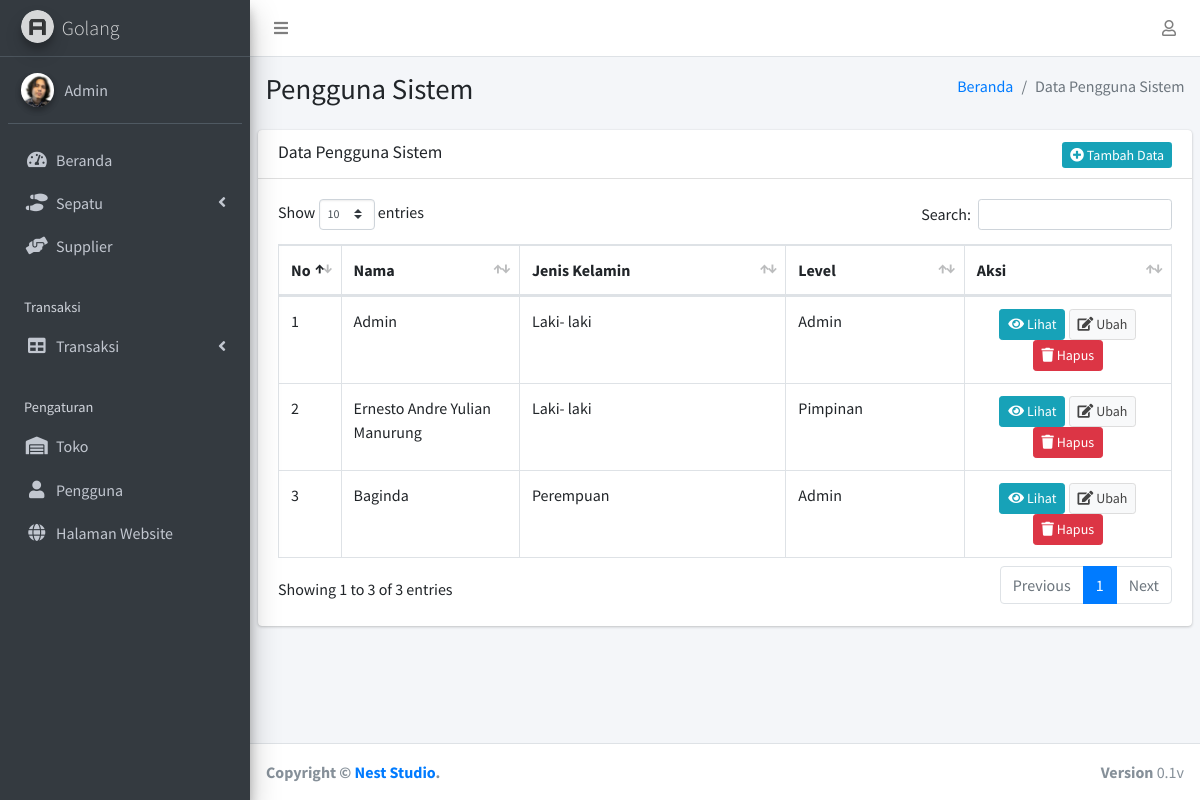
The page /admin/?halaman=pengguna (signed in) on the database its author committed.
### tables this page shows
CREATE TABLE `tb_profil_perusahaan` (
  `id_profil` int(11) NOT NULL,
  `nama` varchar(30) NOT NULL,
  `slogan` varchar(30) NOT NULL,
  `alamat` text NOT NULL,
  `no_hp` varchar(13) NOT NULL,
  `email` varchar(40) NOT NULL,
  `detail` text NOT NULL,
  `logo` varchar(100) NOT NULL
);

CREATE TABLE `tb_pengguna` (
  `id_pengguna` int(11) NOT NULL,
  `nama` varchar(30) NOT NULL,
  `jk` enum('L','P') NOT NULL,
  `tgl_lahir` date NOT NULL,
  `alamat` text DEFAULT NULL,
  `email` varchar(40) NOT NULL,
  `no_hp` varchar(13) NOT NULL,
  `foto` varchar(100) DEFAULT NULL,
  `nama_akun` varchar(30) NOT NULL,
  `kata_sandi` varchar(30) NOT NULL,
  `level` enum('Admin','Petugas','Pimpinan','Pelatih') NOT NULL
);

### admin/model/perusahaan/perusahaan_profil.php (called while the page is built)
<?php
    $sql = mysqli_query ($koneksi, "select* from tb_profil_perusahaan");
    $result = $sql->fetch_assoc();
?>

### admin/view/pengguna/pengguna_data.php (the view, shortened to what this page needs)
<div class="content-wrapper">
    <section class="content-header">
      <div class="container-fluid">
        <div class="row mb-2">
          <div class="col-sm-6">
            <h1>Pengguna Sistem</h1>
          </div>
          <div class="col-sm-6">
            <ol class="breadcrumb float-sm-right">
              <li class="breadcrumb-item"><a href="./">Beranda</a></li>
              <li class="breadcrumb-item active">Data Pengguna Sistem</li>
            </ol>
          </div>
        </div>
    </section>
    <section class="content">
      <div class="row">
        <div class="col-12">
          <div class="card">
            <div class="card-header">
              <h3 class="card-title">Data Pengguna Sistem</h3>
              <div class="float-right">
              <a href="?halaman=pengguna&aksi=tambah" class="btn-sm btn-info"><i class="fas  fa-plus-circle"></i>  Tambah Data</a>
              </div>
            </div>
            <div class="card-body">
              <table id="example2" class="table table-bordered table-hover">
                <thead>
                <tr>
                  <th style="width: 10%">No</th>
                  <th style="width: 80%">Nama</th>
                  <th style="width: 80%">Jenis Kelamin</th>
                  <th style="width: 80%">Level</th>
                  <th style="width: 20%">Aksi</th>
                </tr>
                </thead>
                <tbody>
                <tr>
                <?php
                $no=1;
                $sql = mysqli_query ($koneksi, "SELECT * from tb_pengguna");
                while ($result = $sql->fetch_assoc()) {
                ?>
                  <td width="5%"><?php echo $no++; ?></td>
                  <td width="20%"><?php echo $result['nama']; ?></td>
                  <td width="25 %">
                    <?php if($result['jk']== 'L'){ echo 'Laki- laki';} else{ echo 'Perempuan';} ?>
                  </td>
                  <td width="20%"><?php echo $result['level']; ?></td>
                  <td class="text-center">
                      <div class="btn-group-justified btn-group-sm">
                        <button id="select" class="btn btn-info" data-toggle="modal" data-target="#modal-item"
                        data-id="<?php echo $result['id_pengguna']; ?>"
                        data-nama="<?php echo $result['nama']; ?>"
                        data-jk="<?php echo $result['jk']; ?>"
                        data-tgl="<?php echo $result['tgl_lahir']; ?>"
                        data-alamat="<?php echo $result['alamat']; ?>"
                        data-email="<?php echo $result['email']; ?>"
                        data-hp="<?php echo $result['no_hp']; ?>"
                        data-akun="<?php echo $result['nama_akun']; ?>"
                        data-level="<?php echo $result['level']; ?>"
                        data-foto="<?php echo $result['foto']; ?>"
                        ><i class="fas fa-eye"></i> Lihat</button>
                        <a href="?halaman=pengguna&aksi=edit&id=<?php echo $result ['id_pengguna']; ?>" class="btn btn-default"><i class="fas fa-edit"></i> Ubah</a>
                        <button onClick="ShowModal(this)"  data-id="<?php echo $result ['id_pengguna']; ?>" class="btn btn-danger"><i class="fas fa-trash"></i> Hapus</button>
                      </div>
                    </td>
                  </tr>
                  <?php } ?>
                </tbody>
              </table>
            </div>
          </div>
        </div>
      </div>
    </section>
  </div>

### admin/index.php (shortened to what this page needs)
<?php
    if(!isset($_SESSION['nama_akun'])){
      header("location: ../.../../view/login.php");
    }else {
        $now = time();
        if ($now > $_SESSION['expire']) {
            session_destroy();
            header("location: ../.../../view/login.php");
        }else {
          $nama=$_SESSION['nama'];
          $foto=$_SESSION['foto'];
          include_once 'model/config.php';
          include_once 'model/perusahaan/perusahaan_profil.php';
?>
<!DOCTYPE html>
<html>
<head>
  <link rel="stylesheet" href="assets/plugins/fontawesome-free/css/all.min.css">
  <link rel="stylesheet" href="https://code.ionicframework.com/ionicons/2.0.1/css/ionicons.min.css">
  <link rel="stylesheet" href="assets/plugins/sweetalert2-theme-bootstrap-4/bootstrap-4.min.css">
  <link rel="stylesheet" href="assets/plugins/datatables-bs4/css/dataTables.bootstrap4.css">
  <link rel="stylesheet" href="assets/dist/css/adminlte.min.css">
</head>
<body class="hold-transition sidebar-mini">
<div class="wrapper">
  <nav class="main-header navbar navbar-expand navbar-white navbar-light">
    <ul class="navbar-nav">
      <li class="nav-item">
        <a class="nav-link" data-widget="pushmenu" href="#"><i class="fas fa-bars"></i></a>
      </li>
    </ul>
    <ul class="navbar-nav ml-auto">
      <li class="nav-item dropdown">
        <a class="nav-link" data-toggle="dropdown" href="#">
          <i class="far fa-user"></i>
        </a>
      </li>
    </ul>
  </nav>
  <aside class="main-sidebar sidebar-dark-primary elevation-4">
    <a href="assets/index3.html" class="brand-link">
      <img src="assets/dist/img/AdminLTELogo.png"
           alt="AdminLTE Logo"
           class="brand-image img-circle elevation-3"
           style="opacity: .8">
      <span class="brand-text font-weight-light"><?php echo $result['nama'];?></span>
    </a>
    <div class="sidebar">
      <div class="user-panel mt-3 pb-3 mb-3 d-flex">
        <div class="image">
          <img src="upload/pengguna/<?php echo($foto)?>" class="img-circle elevation-2" alt="a">
        </div>
        <div class="info">
          <a href="#" class="d-block"><?php echo($nama)?></a>
        </div>
      </div>
      <nav class="mt-2">
        <ul class="nav nav-pills nav-sidebar flex-column" data-widget="treeview" role="menu" data-accordion="false">
          <li class="nav-item ">
            <a href="./" class="nav-link ">
              <i class="nav-icon fas fa-tachometer-alt"></i>
              <p>
                Beranda
              </p>
            </a>
          </li>
          <li class="nav-item has-treeview ">
            <a href="#" class="nav-link ">
            <i class="fas fa-shoe-prints nav-icon"></i>
              <p>
                Sepatu
                <i class="fas fa-angle-left right"></i>
              </p>
            </a>
          </li>
          <li class="nav-item">
                <a href="?halaman=supplier" class="nav-link">
                <i class="fas fa-hands-helping nav-icon"></i>
                  <p>Supplier</p>
                </a>
              </li>
          <li class="nav-header">Transaksi</li>
          <li class="nav-item has-treeview ">
            <a href="#" class="nav-link ">
              <i class="nav-icon fas fa-table"></i>
              <p>
                Transaksi
                <i class="fas fa-angle-left right"></i>
              </p>
            </a>
          </li>
          <li class="nav-header">Pengaturan</li>
          <li class="nav-item">
                <a href="?halaman=instansi" class="nav-link">
                <i class="fas fa-warehouse  nav-icon"></i>
                  <p>Toko</p>
                </a>
              </li>
              <li class="nav-item">
                <a href="?halaman=pengguna" class="nav-link">
                  <i class="fa fa-user nav-icon"></i>
                  <p>Pengguna</p>
                </a>
              </li>
          <li class="nav-item">
            <a href="../" class="nav-link">
            <i class="fas fa-globe nav-icon"></i>
              <p>Halaman Website</p>
            </a>
          </li>
        </ul>
      </nav>
    </div>
  </aside>
    <?php include 'page.php'; ?>
  <footer class="main-footer">
    <div class="float-right d-none d-sm-block">
      <b>Version</b> 0.1v
    </div>
    <strong>Copyright &copy; <a href="">Nest Studio</a>.</strong>
  </footer>
</div>
<?php
        }
    }
?>
</body>
</html>

### rows shown on the page
tb_profil_perusahaan: nama "Golang"
tb_pengguna: nama "Admin", jk "Laki- laki", level "Admin"
tb_pengguna: nama "Ernesto Andre Yulian Manurung", jk "Laki- laki", level "Pimpinan"
tb_pengguna: nama "Baginda", jk "Perempuan", level "Admin"

### other values the page prints
$nama "Admin"
